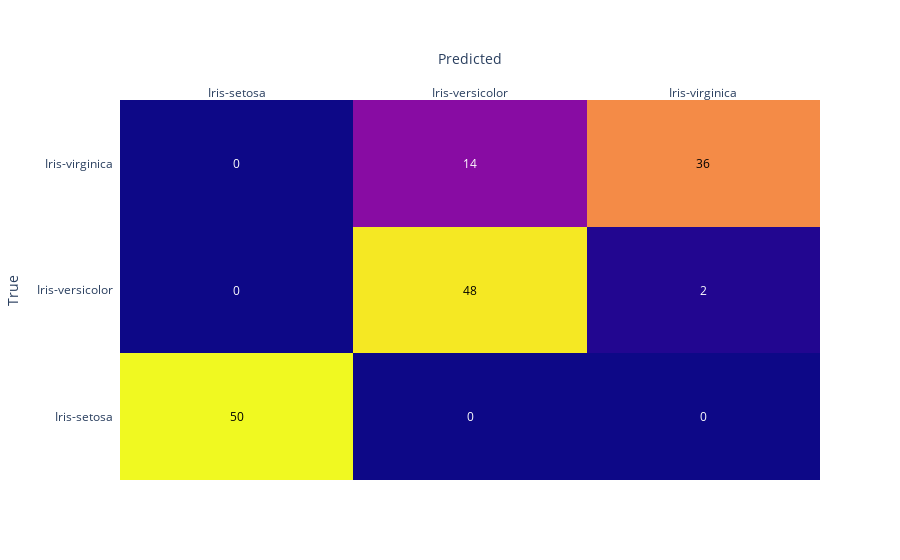

Here is the notebook cell this chart was saved with:
### Markdown cell above
### There seems to be a few misclassifications between versiclor and virginica

### Code cell
fig=ff.create_annotated_heatmap(cm,x=['Iris-setosa', 'Iris-versicolor', 'Iris-virginica'],y=['Iris-setosa', 'Iris-versicolor', 'Iris-virginica'])
fig.update_xaxes(title='Predicted')
fig.update_yaxes(title='True')

### Figure 1 — Plotly figure (JSON) as saved in the notebook; plotly's stock layout.template omitted (floating-point values rounded to 4 significant figures)
{"data": [{"colorscale": [[0, "#0d0887"], [0.1111, "#46039f"], [0.2222, "#7201a8"], [0.3333, "#9c179e"], [0.4444, "#bd3786"], [0.5556, "#d8576b"], [0.6667, "#ed7953"], [0.7778, "#fb9f3a"], [0.8889, "#fdca26"], [1, "#f0f921"]], "reversescale": false, "showscale": false, "type": "heatmap", "x": ["Iris-setosa", "Iris-versicolor", "Iris-virginica"], "y": ["Iris-setosa", "Iris-versicolor", "Iris-virginica"], "z": [[50, 0, 0], [0, 48, 2], [0, 14, 36]]}], "layout": {"annotations": [{"font": {"color": "#000000"}, "showarrow": false, "text": "50", "x": "Iris-setosa", "xref": "x", "y": "Iris-setosa", "yref": "y"}, {"font": {"color": "#FFFFFF"}, "showarrow": false, "text": "0", "x": "Iris-versicolor", "xref": "x", "y": "Iris-setosa", "yref": "y"}, {"font": {"color": "#FFFFFF"}, "showarrow": false, "text": "0", "x": "Iris-virginica", "xref": "x", "y": "Iris-setosa", "yref": "y"}, {"font": {"color": "#FFFFFF"}, "showarrow": false, "text": "0", "x": "Iris-setosa", "xref": "x", "y": "Iris-versicolor", "yref": "y"}, {"font": {"color": "#000000"}, "showarrow": false, "text": "48", "x": "Iris-versicolor", "xref": "x", "y": "Iris-versicolor", "yref": "y"}, {"font": {"color": "#FFFFFF"}, "showarrow": false, "text": "2", "x": "Iris-virginica", "xref": "x", "y": "Iris-versicolor", "yref": "y"}, {"font": {"color": "#FFFFFF"}, "showarrow": false, "text": "0", "x": "Iris-setosa", "xref": "x", "y": "Iris-virginica", "yref": "y"}, {"font": {"color": "#FFFFFF"}, "showarrow": false, "text": "14", "x": "Iris-versicolor", "xref": "x", "y": "Iris-virginica", "yref": "y"}, {"font": {"color": "#000000"}, "showarrow": false, "text": "36", "x": "Iris-virginica", "xref": "x", "y": "Iris-virginica", "yref": "y"}], "xaxis": {"dtick": 1, "gridcolor": "rgb(0, 0, 0)", "side": "top", "ticks": "", "title": {"text": "Predicted"}}, "yaxis": {"dtick": 1, "ticks": "", "ticksuffix": "  ", "title": {"text": "True"}}}}
